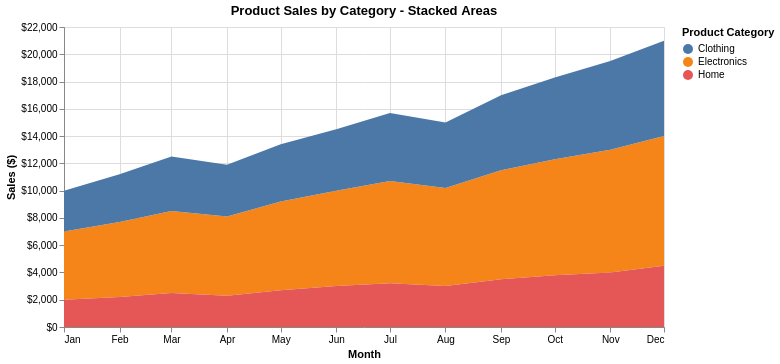

Write the Vega-Lite specification saved for this chart.
### Vega-Lite specification from a JSON file in a GitHub repository (floating-point values rounded to 4 significant figures)
{"$schema": "https://vega.github.io/schema/vega-lite/v6.json", "description": "Stacked area chart with multiple series (tonexty mode)", "title": "Product Sales by Category - Stacked Areas", "width": 600, "height": 300, "data": {"values": [{"month": "2024-01", "category": "Electronics", "sales": 5000}, {"month": "2024-01", "category": "Clothing", "sales": 3000}, {"month": "2024-01", "category": "Home", "sales": 2000}, {"month": "2024-02", "category": "Electronics", "sales": 5500}, {"month": "2024-02", "category": "Clothing", "sales": 3500}, {"month": "2024-02", "category": "Home", "sales": 2200}, {"month": "2024-03", "category": "Electronics", "sales": 6000}, {"month": "2024-03", "category": "Clothing", "sales": 4000}, {"month": "2024-03", "category": "Home", "sales": 2500}, {"month": "2024-04", "category": "Electronics", "sales": 5800}, {"month": "2024-04", "category": "Clothing", "sales": 3800}, {"month": "2024-04", "category": "Home", "sales": 2300}, {"month": "2024-05", "category": "Electronics", "sales": 6500}, {"month": "2024-05", "category": "Clothing", "sales": 4200}, {"month": "2024-05", "category": "Home", "sales": 2700}, {"month": "2024-06", "category": "Electronics", "sales": 7000}, {"month": "2024-06", "category": "Clothing", "sales": 4500}, {"month": "2024-06", "category": "Home", "sales": 3000}, {"month": "2024-07", "category": "Electronics", "sales": 7500}, {"month": "2024-07", "category": "Clothing", "sales": 5000}, {"month": "2024-07", "category": "Home", "sales": 3200}, {"month": "2024-08", "category": "Electronics", "sales": 7200}, {"month": "2024-08", "category": "Clothing", "sales": 4800}, {"month": "2024-08", "category": "Home", "sales": 3000}, {"month": "2024-09", "category": "Electronics", "sales": 8000}, {"month": "2024-09", "category": "Clothing", "sales": 5500}, {"month": "2024-09", "category": "Home", "sales": 3500}, {"month": "2024-10", "category": "Electronics", "sales": 8500}, {"month": "2024-10", "category": "Clothing", "sales": 6000}, {"month": "2024-10", "category": "Home", "sales": 3800}, {"month": "2024-11", "category": "Electronics", "sales": 9000}, {"month": "2024-11", "category": "Clothing", "sales": 6500}, {"month": "2024-11", "category": "Home", "sales": 4000}, {"month": "2024-12", "category": "Electronics", "sales": 9500}, {"month": "2024-12", "category": "Clothing", "sales": 7000}, {"month": "2024-12", "category": "Home", "sales": 4500}]}, "mark": "area", "encoding": {"x": {"field": "month", "type": "temporal", "axis": {"title": "Month", "format": "%b"}}, "y": {"field": "sales", "type": "quantitative", "stack": "zero", "axis": {"title": "Sales ($)", "format": "$,.0f"}}, "color": {"field": "category", "type": "nominal", "legend": {"title": "Product Category"}}}}
